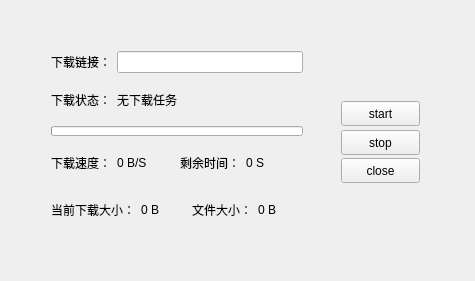
<?xml version="1.0" encoding="UTF-8"?>
<ui version="4.0">
 <class>MyHttpDownloadClass</class>
 <widget class="QWidget" name="MyHttpDownloadClass">
  <property name="geometry">
   <rect>
    <x>0</x>
    <y>0</y>
    <width>475</width>
    <height>281</height>
   </rect>
  </property>
  <property name="windowTitle">
   <string>MyHttpDownload</string>
  </property>
  <widget class="QWidget" name="verticalLayoutWidget">
   <property name="geometry">
    <rect>
     <x>330</x>
     <y>90</y>
     <width>101</width>
     <height>97</height>
    </rect>
   </property>
   <layout class="QVBoxLayout" name="verticalLayout">
    <property name="spacing">
     <number>10</number>
    </property>
    <item>
     <widget class="QPushButton" name="pButtonStart">
      <property name="minimumSize">
       <size>
        <width>75</width>
        <height>25</height>
       </size>
      </property>
      <property name="text">
       <string>start</string>
      </property>
     </widget>
    </item>
    <item>
     <widget class="QPushButton" name="pButtonStop">
      <property name="minimumSize">
       <size>
        <width>75</width>
        <height>25</height>
       </size>
      </property>
      <property name="text">
       <string>stop</string>
      </property>
     </widget>
    </item>
    <item>
     <widget class="QPushButton" name="pButtonClose">
      <property name="minimumSize">
       <size>
        <width>75</width>
        <height>25</height>
       </size>
      </property>
      <property name="text">
       <string>close</string>
      </property>
     </widget>
    </item>
   </layout>
  </widget>
  <widget class="QWidget" name="layoutWidget">
   <property name="geometry">
    <rect>
     <x>40</x>
     <y>40</y>
     <width>274</width>
     <height>201</height>
    </rect>
   </property>
   <layout class="QVBoxLayout" name="verticalLayout_2">
    <item>
     <layout class="QHBoxLayout" name="horizontalLayout_4">
      <item>
       <widget class="QLabel" name="label_9">
        <property name="text">
         <string>下载链接：</string>
        </property>
       </widget>
      </item>
      <item>
       <widget class="QLineEdit" name="downloadUrl"/>
      </item>
     </layout>
    </item>
    <item>
     <layout class="QHBoxLayout" name="horizontalLayout_3">
      <item>
       <widget class="QLabel" name="label_8">
        <property name="sizePolicy">
         <sizepolicy hsizetype="Minimum" vsizetype="Preferred">
          <horstretch>0</horstretch>
          <verstretch>0</verstretch>
         </sizepolicy>
        </property>
        <property name="text">
         <string>下载状态：</string>
        </property>
       </widget>
      </item>
      <item>
       <widget class="QLabel" name="labelStatus">
        <property name="text">
         <string>无下载任务</string>
        </property>
       </widget>
      </item>
      <item>
       <spacer name="horizontalSpacer">
        <property name="orientation">
         <enum>Qt::Horizontal</enum>
        </property>
        <property name="sizeHint" stdset="0">
         <size>
          <width>40</width>
          <height>20</height>
         </size>
        </property>
       </spacer>
      </item>
     </layout>
    </item>
    <item>
     <widget class="QProgressBar" name="progressBar">
      <property name="maximumSize">
       <size>
        <width>16777215</width>
        <height>10</height>
       </size>
      </property>
      <property name="value">
       <number>0</number>
      </property>
      <property name="textVisible">
       <bool>false</bool>
      </property>
      <property name="textDirection">
       <enum>QProgressBar::TopToBottom</enum>
      </property>
     </widget>
    </item>
    <item>
     <layout class="QHBoxLayout" name="horizontalLayout">
      <item>
       <widget class="QLabel" name="label">
        <property name="text">
         <string>下载速度：</string>
        </property>
       </widget>
      </item>
      <item>
       <widget class="QLabel" name="labelSpeed">
        <property name="text">
         <string>0 B/S</string>
        </property>
       </widget>
      </item>
      <item>
       <widget class="QLabel" name="label_2">
        <property name="text">
         <string>剩余时间：</string>
        </property>
       </widget>
      </item>
      <item>
       <widget class="QLabel" name="labelRemainTime">
        <property name="text">
         <string>0 S</string>
        </property>
       </widget>
      </item>
     </layout>
    </item>
    <item>
     <layout class="QHBoxLayout" name="horizontalLayout_2">
      <item>
       <widget class="QLabel" name="label_5">
        <property name="text">
         <string>当前下载大小：</string>
        </property>
       </widget>
      </item>
      <item>
       <widget class="QLabel" name="labelCurrentDownload">
        <property name="text">
         <string>0 B</string>
        </property>
       </widget>
      </item>
      <item>
       <widget class="QLabel" name="label_4">
        <property name="text">
         <string>文件大小：</string>
        </property>
       </widget>
      </item>
      <item>
       <widget class="QLabel" name="labelFileSize">
        <property name="text">
         <string>0 B</string>
        </property>
       </widget>
      </item>
     </layout>
    </item>
   </layout>
  </widget>
  <zorder>layoutWidget</zorder>
  <zorder>verticalLayoutWidget</zorder>
 </widget>
 <layoutdefault spacing="6" margin="11"/>
 <resources/>
 <connections/>
</ui>
